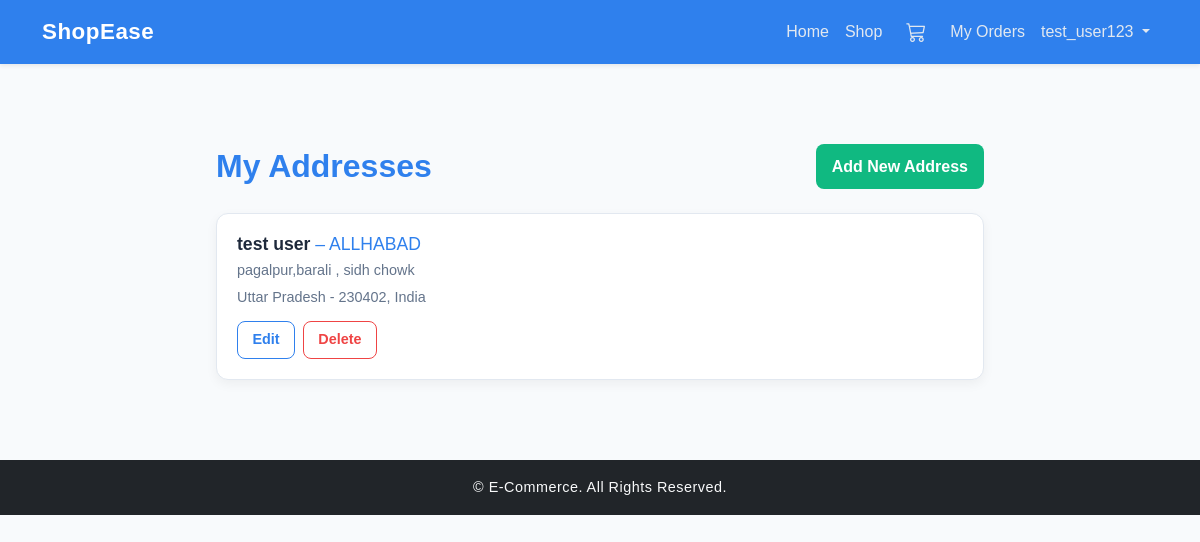
/users/addresses/ (signed in), run on the app's committed database.
### users/models.py (models this page shows, shortened)
class Address(models.Model):
    ADDRESS_TYPES = (
        ('shipping', 'Shipping'),
        ('billing', 'Billing'),
    )
    profile = models.ForeignKey(Profile, on_delete=models.CASCADE, related_name='addresses')
    full_name = models.CharField(max_length=100)
    phone = models.CharField(max_length=15)
    address_line_1 = models.CharField(max_length=200)
    address_line_2 = models.CharField(max_length=200, blank=True, null=True)
    city = models.CharField(max_length=50)
    state = models.CharField(max_length=50)
    postal_code = models.CharField(max_length=10)
    country = models.CharField(max_length=50, default='India')
    address_type = models.CharField(max_length=20, choices=ADDRESS_TYPES, default='shipping')
    is_default = models.BooleanField(default=False)
    created_at = models.DateTimeField(default=timezone.now)
    class Meta:
        verbose_name = 'Address'
        verbose_name_plural = 'Addresses'
        ordering = ['-created_at']

### users/views.py (the view)
# urls.py: path('addresses/', AddressListView.as_view(), name='address_list'),
@method_decorator(login_required, name='dispatch')
class AddressListView(ListView):
    model = Address
    template_name = 'users/address_list.html'
    context_object_name = 'addresses'
    def get_queryset(self):
        return Address.objects.filter(profile=self.request.user.profile)

### templates/users/address_list.html (shortened to what this page needs)
{% extends 'base.html' %}
{% load static %}
{% block content %}
<link rel="stylesheet" href="{% static 'users/address.css' %}">
<div class="address-wrapper container">
    <div class="address-header">
        <h2>My Addresses</h2>
        <a href="{% url 'address_add' %}" class="address-btn-add">Add New Address</a>
    </div>
    {% if addresses %}
        <div class="address-list">
            {% for address in addresses %}
            <div class="address-card">
                <h5 class="address-name">{{ address.full_name }} <span class="address-city">– {{ address.city }}</span></h5>
                <p class="address-line">
                    {{ address.address_line_1 }}
                    {% if address.address_line_2 %}, {{ address.address_line_2 }}{% endif %}
                </p>
                <p class="address-meta">
                    {{ address.state }} - {{ address.postal_code }}, {{ address.country }}
                </p>
                <div class="address-actions">
                    <a href="{% url 'address_edit' address.pk %}" class="btn-outline primary">Edit</a>
                    <a href="{% url 'address_delete' address.pk %}" class="btn-outline danger">Delete</a>
                </div>
            </div>
            {% endfor %}
        </div>
    {% else %}
        <p class="no-address">No addresses found.
            <a href="{% url 'address_add' %}" class="address-link">Add one now.</a>
        </p>
    {% endif %}
</div>
{% endblock %}

### templates/base.html (shortened to what this page needs)
{% load static %} {% load tz %}
<!DOCTYPE html>
<html lang="en">
  <head>
    <link
      href="https://cdn.jsdelivr.net/npm/bootstrap@5.3.2/dist/css/bootstrap.min.css"
      rel="stylesheet"
    />
    <link
      href="https://cdn.jsdelivr.net/npm/bootstrap-icons@1.11.3/font/bootstrap-icons.css"
      rel="stylesheet"
    />
    <link rel="stylesheet" href="{% static 'include/style.css' %}" />
  </head>
  <body>
    <nav
      class="navbar navbar-expand-lg navbar-dark bg-dark shadow-sm sticky-top"
    >
      <div class="container">
        <a class="navbar-brand fw-bold" href="{% url 'home' %}">ShopEase</a>
        <div class="collapse navbar-collapse" id="navbarNav">
          <ul class="navbar-nav ms-auto align-items-lg-center">
            <li class="nav-item">
              <a class="nav-link" href="{% url 'home' %}">Home</a>
            </li>
            <li class="nav-item">
              <a class="nav-link" href="{% url 'product_list' %}">Shop</a>
            </li>
            <li class="nav-item position-relative mx-2">
              <a class="nav-link" href="{% url 'cart_detail' %}">
                <i class="bi bi-cart3 fs-5"></i>
              </a>
            </li>
            <li class="nav-item">
              <a class="nav-link" href="{% url 'order_list' %}">My Orders</a>
            </li>
            {% if user.is_authenticated %}
            <li class="nav-item dropdown">
              <a
                class="nav-link dropdown-toggle"
                href="#"
                id="navbarDropdown"
                role="button"
                data-bs-toggle="dropdown"
                aria-expanded="false"
              >
                {{ user.username }}
              </a>
            </li>
            {% endif %}
          </ul>
        </div>
      </div>
    </nav>
    <main class="container my-5">{% block content %} {% endblock %}</main>
    <footer class="bg-dark text-light text-center py-3 mt-5">
      &copy; {{ now|date:"Y" }} E-Commerce. All Rights Reserved.
    </footer>
  </body>
</html>

### static/include/style.css (style rules this page uses)
:root { --primary: #2f80ed; --secondary: #56ccf2; --background: #f8fafc; --card: #ffffff; --text-primary: #1e293b; --text-secondary: #64748b; --success: #10b981; --error: #ef4444; --border: #e2e8f0; }
body { background-color: var(--background); color: var(--text-primary); font-family: "Poppins", "Segoe UI", sans-serif; line-height: 1.6; }
a { color: var(--primary); text-decoration: none; transition: color 0.3s ease; }
.navbar { background-color: var(--primary) !important; }
.navbar-brand { font-size: 1.4rem; letter-spacing: 0.5px; color: #fff !important; }
.navbar-nav .nav-link { color: #e2e8f0 !important; transition: color 0.3s ease; }
footer { background-color: var(--primary); color: #ffffff; font-size: 0.9rem; letter-spacing: 0.5px; padding: 20px 0; }

### static/users/address.css (style rules this page uses)
:root { --primary: #2F80ED; --secondary: #56CCF2; --background: #F8FAFC; --card: #FFFFFF; --text-primary: #1E293B; --text-secondary: #64748B; --success: #10B981; --error: #EF4444; --border: #E2E8F0; }
body { background-color: var(--background); font-family: 'Poppins', sans-serif; color: var(--text-primary); }
.address-wrapper { padding: 2rem 1rem; max-width: 800px; margin: 0 auto; }
.address-header { display: flex; justify-content: space-between; align-items: center; flex-wrap: wrap; gap: 1rem; margin-bottom: 1.5rem; }
.address-header h2 { font-weight: 700; color: var(--primary); margin: 0; }
.address-btn-add { background-color: var(--success); color: #fff; border: none; border-radius: 0.5rem; padding: 0.6rem 1rem; font-weight: 600; text-decoration: none; transition: background-color 0.3s ease, transform 0.2s ease; }
.address-list { display: flex; flex-direction: column; gap: 1rem; }
.address-card { background-color: var(--card); border: 1px solid var(--border); border-radius: 0.75rem; box-shadow: 0 4px 12px rgba(0, 0, 0, 0.05); padding: 1.25rem; transition: box-shadow 0.3s ease, transform 0.2s ease; }
.address-name { font-size: 1.1rem; font-weight: 600; color: var(--text-primary); margin-bottom: 0.25rem; }
.address-city { color: var(--primary); font-weight: 500; }
.address-line, .address-meta { color: var(--text-secondary); font-size: 0.9rem; margin: 0.25rem 0; }
.address-actions { margin-top: 0.75rem; display: flex; gap: 0.5rem; }
.btn-outline { display: inline-block; border: 1px solid var(--border); border-radius: 0.5rem; padding: 0.4rem 0.9rem; font-size: 0.9rem; font-weight: 600; text-decoration: none; transition: all 0.3s ease; }
.btn-outline.primary { color: var(--primary); border-color: var(--primary); }
.btn-outline.danger { color: var(--error); border-color: var(--error); }

### data on the page
Address: full_name "test user", city "ALLHABAD", address_line_1 "pagalpur,barali", address_line_2 "sidh chowk", state "Uttar Pradesh", postal_code "230402", country "India"

### other printed values
{{ user.username }} "test_user123"
